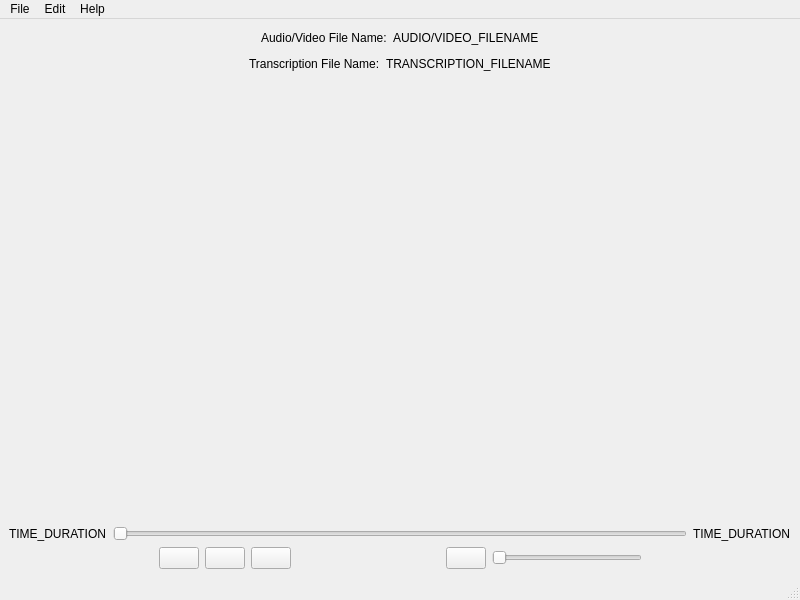
<?xml version="1.0" encoding="UTF-8"?>
<ui version="4.0">
 <class>MainWindow</class>
 <widget class="QMainWindow" name="MainWindow">
  <property name="geometry">
   <rect>
    <x>0</x>
    <y>0</y>
    <width>800</width>
    <height>600</height>
   </rect>
  </property>
  <property name="sizePolicy">
   <sizepolicy hsizetype="Preferred" vsizetype="Preferred">
    <horstretch>0</horstretch>
    <verstretch>0</verstretch>
   </sizepolicy>
  </property>
  <property name="minimumSize">
   <size>
    <width>0</width>
    <height>0</height>
   </size>
  </property>
  <property name="windowTitle">
   <string>MainWindow</string>
  </property>
  <widget class="QWidget" name="centralwidget">
   <layout class="QVBoxLayout" name="verticalLayout">
    <item>
     <layout class="QVBoxLayout" name="verticalLayout_2">
      <item>
       <layout class="QHBoxLayout" name="horizontalLayout_2">
        <item>
         <spacer name="horizontalSpacer_5">
          <property name="orientation">
           <enum>Qt::Orientation::Horizontal</enum>
          </property>
          <property name="sizeHint" stdset="0">
           <size>
            <width>40</width>
            <height>20</height>
           </size>
          </property>
         </spacer>
        </item>
        <item>
         <widget class="QLabel" name="audioVideoLabel">
          <property name="text">
           <string>Audio/Video File Name:</string>
          </property>
         </widget>
        </item>
        <item>
         <widget class="QLabel" name="audioVideoFilenameLabel">
          <property name="text">
           <string>AUDIO/VIDEO_FILENAME</string>
          </property>
         </widget>
        </item>
        <item>
         <spacer name="horizontalSpacer_3">
          <property name="orientation">
           <enum>Qt::Orientation::Horizontal</enum>
          </property>
          <property name="sizeHint" stdset="0">
           <size>
            <width>40</width>
            <height>20</height>
           </size>
          </property>
         </spacer>
        </item>
       </layout>
      </item>
      <item>
       <layout class="QHBoxLayout" name="horizontalLayout_3">
        <item>
         <spacer name="horizontalSpacer_6">
          <property name="orientation">
           <enum>Qt::Orientation::Horizontal</enum>
          </property>
          <property name="sizeHint" stdset="0">
           <size>
            <width>40</width>
            <height>20</height>
           </size>
          </property>
         </spacer>
        </item>
        <item>
         <widget class="QLabel" name="transcriptionLabel">
          <property name="text">
           <string>Transcription File Name:</string>
          </property>
         </widget>
        </item>
        <item>
         <widget class="QLabel" name="transcriptionFilenameLabel">
          <property name="text">
           <string>TRANSCRIPTION_FILENAME</string>
          </property>
         </widget>
        </item>
        <item>
         <spacer name="horizontalSpacer_4">
          <property name="orientation">
           <enum>Qt::Orientation::Horizontal</enum>
          </property>
          <property name="sizeHint" stdset="0">
           <size>
            <width>40</width>
            <height>20</height>
           </size>
          </property>
         </spacer>
        </item>
       </layout>
      </item>
     </layout>
    </item>
    <item>
     <spacer name="verticalSpacer">
      <property name="orientation">
       <enum>Qt::Orientation::Vertical</enum>
      </property>
      <property name="sizeHint" stdset="0">
       <size>
        <width>20</width>
        <height>40</height>
       </size>
      </property>
     </spacer>
    </item>
    <item>
     <layout class="QHBoxLayout" name="horizontalLayout_4">
      <property name="topMargin">
       <number>0</number>
      </property>
      <item>
       <widget class="QLabel" name="currentTimeLabel">
        <property name="text">
         <string>TIME_DURATION</string>
        </property>
       </widget>
      </item>
      <item>
       <widget class="QSlider" name="audioSlider">
        <property name="orientation">
         <enum>Qt::Orientation::Horizontal</enum>
        </property>
       </widget>
      </item>
      <item>
       <widget class="QLabel" name="totalTimeLabel">
        <property name="text">
         <string>TIME_DURATION</string>
        </property>
       </widget>
      </item>
     </layout>
    </item>
    <item>
     <layout class="QHBoxLayout" name="horizontalLayout">
      <property name="topMargin">
       <number>0</number>
      </property>
      <item>
       <spacer name="horizontalSpacer">
        <property name="orientation">
         <enum>Qt::Orientation::Horizontal</enum>
        </property>
        <property name="sizeHint" stdset="0">
         <size>
          <width>40</width>
          <height>20</height>
         </size>
        </property>
       </spacer>
      </item>
      <item>
       <widget class="QPushButton" name="backwardButton">
        <property name="text">
         <string/>
        </property>
        <property name="icon">
         <iconset theme="QIcon::ThemeIcon::MediaSeekBackward"/>
        </property>
        <property name="iconSize">
         <size>
          <width>25</width>
          <height>25</height>
         </size>
        </property>
       </widget>
      </item>
      <item>
       <widget class="QPushButton" name="playButton">
        <property name="text">
         <string/>
        </property>
        <property name="icon">
         <iconset theme="QIcon::ThemeIcon::MediaPlaybackStart"/>
        </property>
        <property name="iconSize">
         <size>
          <width>25</width>
          <height>25</height>
         </size>
        </property>
       </widget>
      </item>
      <item>
       <widget class="QPushButton" name="forwardButton">
        <property name="text">
         <string/>
        </property>
        <property name="icon">
         <iconset theme="QIcon::ThemeIcon::MediaSeekForward"/>
        </property>
        <property name="iconSize">
         <size>
          <width>25</width>
          <height>25</height>
         </size>
        </property>
       </widget>
      </item>
      <item>
       <spacer name="horizontalSpacer_2">
        <property name="orientation">
         <enum>Qt::Orientation::Horizontal</enum>
        </property>
        <property name="sizeHint" stdset="0">
         <size>
          <width>40</width>
          <height>20</height>
         </size>
        </property>
       </spacer>
      </item>
      <item>
       <widget class="QPushButton" name="volumeButton">
        <property name="text">
         <string/>
        </property>
        <property name="icon">
         <iconset theme="QIcon::ThemeIcon::AudioVolumeMedium"/>
        </property>
        <property name="iconSize">
         <size>
          <width>25</width>
          <height>25</height>
         </size>
        </property>
       </widget>
      </item>
      <item>
       <widget class="QSlider" name="volumeSlider">
        <property name="orientation">
         <enum>Qt::Orientation::Horizontal</enum>
        </property>
       </widget>
      </item>
      <item>
       <spacer name="horizontalSpacer_7">
        <property name="orientation">
         <enum>Qt::Orientation::Horizontal</enum>
        </property>
        <property name="sizeHint" stdset="0">
         <size>
          <width>40</width>
          <height>20</height>
         </size>
        </property>
       </spacer>
      </item>
     </layout>
    </item>
   </layout>
  </widget>
  <widget class="QMenuBar" name="menubar">
   <property name="geometry">
    <rect>
     <x>0</x>
     <y>0</y>
     <width>800</width>
     <height>23</height>
    </rect>
   </property>
   <widget class="QMenu" name="menuFile">
    <property name="title">
     <string>File</string>
    </property>
    <addaction name="actionOpen_audio_video_file"/>
    <addaction name="actionLoad_transcription_file"/>
    <addaction name="actionSave_transcription"/>
    <addaction name="separator"/>
    <addaction name="actionExit"/>
   </widget>
   <widget class="QMenu" name="menuEdit">
    <property name="title">
     <string>Edit</string>
    </property>
    <addaction name="actionUndo"/>
    <addaction name="actionRedo"/>
    <addaction name="actionFind_Replace"/>
   </widget>
   <widget class="QMenu" name="menuHelp">
    <property name="title">
     <string>Help</string>
    </property>
    <addaction name="actionSortcuts"/>
    <addaction name="actionUsage_instructions"/>
    <addaction name="separator"/>
    <addaction name="actionAbout_TranscriptFixer"/>
   </widget>
   <addaction name="menuFile"/>
   <addaction name="menuEdit"/>
   <addaction name="menuHelp"/>
  </widget>
  <widget class="QStatusBar" name="statusbar"/>
  <action name="actionOpen_audio_video_file">
   <property name="text">
    <string>Open audio/video file</string>
   </property>
  </action>
  <action name="actionLoad_transcription_file">
   <property name="text">
    <string>Load transcription file</string>
   </property>
  </action>
  <action name="actionSave_transcription">
   <property name="text">
    <string>Save transcription</string>
   </property>
  </action>
  <action name="actionExit">
   <property name="text">
    <string>Exit</string>
   </property>
  </action>
  <action name="actionUndo">
   <property name="text">
    <string>Undo</string>
   </property>
  </action>
  <action name="actionRedo">
   <property name="text">
    <string>Redo</string>
   </property>
  </action>
  <action name="actionFind_Replace">
   <property name="text">
    <string>Find/Replace</string>
   </property>
  </action>
  <action name="actionSortcuts">
   <property name="text">
    <string>Shortcuts</string>
   </property>
  </action>
  <action name="actionUsage_instructions">
   <property name="text">
    <string>Usage instructions</string>
   </property>
  </action>
  <action name="actionAbout_TranscriptFixer">
   <property name="text">
    <string>About TranscriptFixer</string>
   </property>
  </action>
 </widget>
 <resources/>
 <connections/>
</ui>
